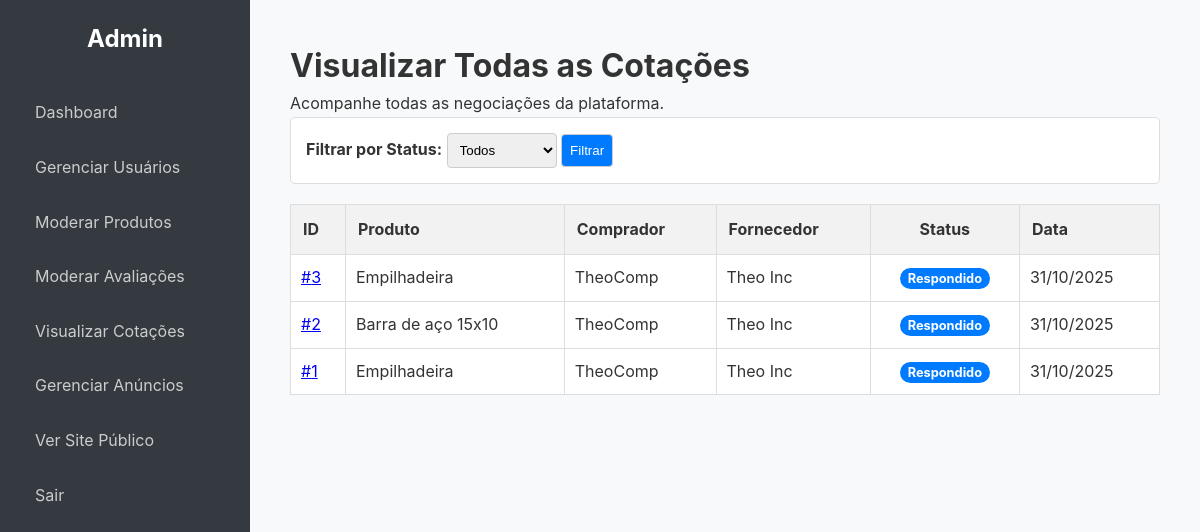
The app's page /admin/quotes (signed in) with its own data.
### app.py (models this page shows, shortened)
class QuoteRequest(db.Model):
    id = db.Column(db.Integer, primary_key=True); quantity = db.Column(db.Integer, nullable=False); message = db.Column(db.Text, nullable=True); status = db.Column(db.String(50), nullable=False, default='Pendente'); timestamp = db.Column(db.DateTime, nullable=False, default=datetime.utcnow)
    product_id = db.Column(db.Integer, db.ForeignKey('product.id'), nullable=False); buyer_id = db.Column(db.Integer, db.ForeignKey('company.id'), nullable=False); supplier_id = db.Column(db.Integer, db.ForeignKey('company.id'), nullable=False)
    offered_price = db.Column(db.Float, nullable=True); supplier_message = db.Column(db.Text, nullable=True); response_timestamp = db.Column(db.DateTime, nullable=True)
    attachment_filename = db.Column(db.String(255), nullable=True); delivery_date = db.Column(db.Date, nullable=True)
    group_id = db.Column(db.Integer, db.ForeignKey('quote_group.id'), nullable=True)
    review = db.relationship('Review', backref='quote', uselist=False, cascade="all, delete-orphan")
    chat_messages = db.relationship('ChatMessage', backref='quote', lazy=True, cascade="all, delete-orphan")

class Product(db.Model):
    id = db.Column(db.Integer, primary_key=True); name = db.Column(db.String(100), nullable=False); description = db.Column(db.Text, nullable=False); category = db.Column(db.String(80), nullable=False); base_price = db.Column(db.Float, nullable=True); supplier_id = db.Column(db.Integer, db.ForeignKey('company.id'), nullable=False)
    images = db.relationship('ProductImage', backref='product', lazy=True, cascade="all, delete-orphan")
    quote_requests = db.relationship('QuoteRequest', backref='product', lazy=True, cascade="all, delete-orphan")

class Company(db.Model):
    id = db.Column(db.Integer, primary_key=True); company_name = db.Column(db.String(150), nullable=False); cnpj = db.Column(db.String(18), unique=True, nullable=False); email = db.Column(db.String(150), unique=True, nullable=False); password_hash = db.Column(db.String(256), nullable=False); user_type = db.Column(db.String(50), nullable=False)
    is_verified = db.Column(db.Boolean, default=False); is_admin = db.Column(db.Boolean, default=False); is_active = db.Column(db.Boolean, default=True)
    logo_filename = db.Column(db.String(255), nullable=True); description = db.Column(db.Text, nullable=True); website = db.Column(db.String(255), nullable=True); address = db.Column(db.String(255), nullable=True); certifications = db.Column(db.String(255), nullable=True)
    created_at = db.Column(db.DateTime, default=datetime.utcnow)
    products = db.relationship('Product', backref='supplier', lazy=True, cascade="all, delete-orphan")
    notifications = db.relationship('Notification', foreign_keys='Notification.recipient_id', backref='recipient', lazy=True, cascade="all, delete-orphan")
    reviews_received = db.relationship('Review', foreign_keys='Review.supplier_id', backref='reviewed_supplier', lazy='dynamic')
    sent_quotes = db.relationship('QuoteRequest', foreign_keys='QuoteRequest.buyer_id', backref='buyer', lazy='dynamic')
    received_quotes = db.relationship('QuoteRequest', foreign_keys='QuoteRequest.supplier_id', backref='supplier', lazy='dynamic')
    quote_groups = db.relationship('QuoteGroup', backref='buyer', lazy=True)
    open_rfqs = db.relationship('OpenRFQ', backref='buyer', lazy=True) # RFQ: Ligação com a empresa que criou
    open_rfq_responses = db.relationship('OpenRFQResponse', backref='supplier', lazy=True) # RFQ: Ligação com as respostas

### app.py (the view)
@admin_bp.route('/quotes')
@admin_required
def quotes():
    status_filter = request.args.get('status_filter', '')
    query = QuoteRequest.query
    if status_filter: query = query.filter(QuoteRequest.status == status_filter)
    all_quotes = query.order_by(QuoteRequest.timestamp.desc()).all()
    return render_template('admin/quotes.html', quotes=all_quotes, current_filter=status_filter)

### app.py (called while the page is built)
def admin_required(f):
    @wraps(f)
    def decorated_function(*args, **kwargs):
        if not session.get('is_admin'): flash('Acesso restrito a administradores.', 'error'); return redirect(url_for('home'))
        return f(*args, **kwargs)
    return decorated_function

@app.context_processor
def inject_notifications():
    if 'company_id' in session:
        unread_count = db.session.query(Notification).filter_by(recipient_id=session['company_id'], read=False).count()
        cart_item_count = len(session.get('cart', {})) if session.get('user_type') == 'buyer' else 0
        return dict(unread_notifications=unread_count, cart_item_count=cart_item_count)
    return dict(unread_notifications=0, cart_item_count=0)

### templates/admin/quotes.html (shortened to what this page needs)
{% extends 'admin/layout.html' %}
{% block content %}
    <h1>Visualizar Todas as Cotações</h1>
    <p>Acompanhe todas as negociações da plataforma.</p>
    <div class="filter-bar">
        <form method="GET" action="{{ url_for('admin.quotes') }}">
            <label for="status_filter">Filtrar por Status:</label>
            <select name="status_filter" id="status_filter">
                <option value="">Todos</option>
            </select>
            <button type="submit">Filtrar</button>
        </form>
    </div>
    <table style="width: 100%; border-collapse: collapse; margin-top: 20px; background-color: #fff;">
        <thead>
            <tr style="background-color: #f2f2f2;">
                <th style="padding: 12px; border: 1px solid #ddd; text-align: left;">ID</th>
                <th style="padding: 12px; border: 1px solid #ddd; text-align: left;">Produto</th>
                <th style="padding: 12px; border: 1px solid #ddd; text-align: left;">Comprador</th>
                <th style="padding: 12px; border: 1px solid #ddd; text-align: left;">Fornecedor</th>
                <th style="padding: 12px; border: 1px solid #ddd;">Status</th>
                <th style="padding: 12px; border: 1px solid #ddd; text-align: left;">Data</th>
            </tr>
        </thead>
        <tbody>
            {% for quote in quotes %}
                <tr>
                    <td style="padding: 10px; border: 1px solid #ddd;">
                        <a href="{{ url_for('quote_detail', quote_id=quote.id) }}" target="_blank">#{{ quote.id }}</a>
                    </td>
                    <td style="padding: 10px; border: 1px solid #ddd;">{{ quote.product.name }}</td>
                    <td style="padding: 10px; border: 1px solid #ddd;">{{ quote.buyer.company_name }}</td>
                    <td style="padding: 10px; border: 1px solid #ddd;">{{ quote.supplier.company_name }}</td>
                    <td style="padding: 10px; border: 1px solid #ddd; text-align: center;">
                        <span class="status-badge status-{{ quote.status }}">{{ quote.status }}</span>
                    </td>
                    <td style="padding: 10px; border: 1px solid #ddd;">{{ quote.timestamp.strftime('%d/%m/%Y') }}</td>
                </tr>
            {% else %}
                <tr>
                    <td colspan="6" style="padding: 10px; border: 1px solid #ddd; text-align: center;">Nenhuma cotação encontrada com este filtro.</td>
                </tr>
            {% endfor %}
        </tbody>
    </table>
{% endblock %}

### static/css/style.css (style rules this page uses)
* { margin: 0; padding: 0; box-sizing: border-box; }
body { font-family: -apple-system, BlinkMacSystemFont, 'Segoe UI', Roboto, Helvetica, Arial, sans-serif; line-height: 1.6; background-color: #f4f7f6; color: #333; }

### templates/admin/layout.html (style rules this page uses)
body { background-color: #f8f9fa; }

### templates/admin/quotes.html (style rules this page uses)
.filter-bar { background-color: #fff; padding: 15px; border-radius: 5px; margin-bottom: 20px; border: 1px solid #ddd; display: flex; align-items: center; gap: 15px; }
.filter-bar label { font-weight: bold; }
.filter-bar select, .filter-bar button { padding: 8px; border-radius: 4px; border: 1px solid #ccc; }
.filter-bar button { background-color: #007bff; color: white; cursor: pointer; }
.status-badge { padding: 3px 8px; font-size: 0.8rem; border-radius: 12px; color: #fff; font-weight: bold; }
.status-Respondido { background-color: #007bff; }

### records on screen
QuoteRequest: id "3", product.name "Empilhadeira", buyer.company_name "TheoComp", supplier.company_name "Theo Inc", status "Respondido", timestamp "31/10/2025"
QuoteRequest: id "2", product.name "Barra de aço 15x10", buyer.company_name "TheoComp", supplier.company_name "Theo Inc", status "Respondido", timestamp "31/10/2025"
QuoteRequest: id "1", product.name "Empilhadeira", buyer.company_name "TheoComp", supplier.company_name "Theo Inc", status "Respondido", timestamp "31/10/2025"
